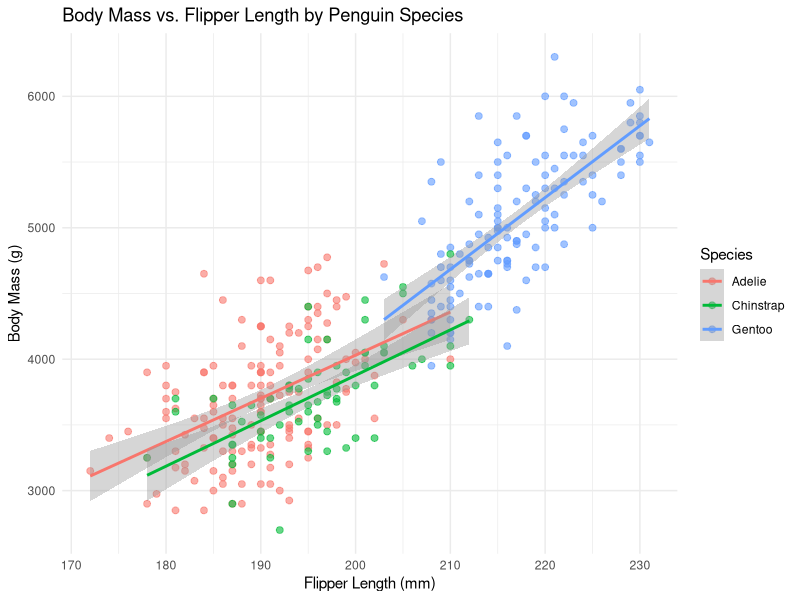

Write the R code that produced this figure.
#Load  packages
library(palmerpenguins)
library(ggplot2)

#Make scatter plot with trend lines
ggplot(penguins, aes(x = flipper_length_mm, y = body_mass_g, color = species)) +
  geom_point(alpha = 0.6, size = 2) +                              #Make points more transparent
  geom_smooth(method = "lm", se = TRUE, aes(color = species)) +      #Linear regression lines to see the relationship
  labs(
    title = "Body Mass vs. Flipper Length by Penguin Species",
    x = "Flipper Length (mm)",
    y = "Body Mass (g)",
    color = "Species"
  ) +
  theme_minimal() 

